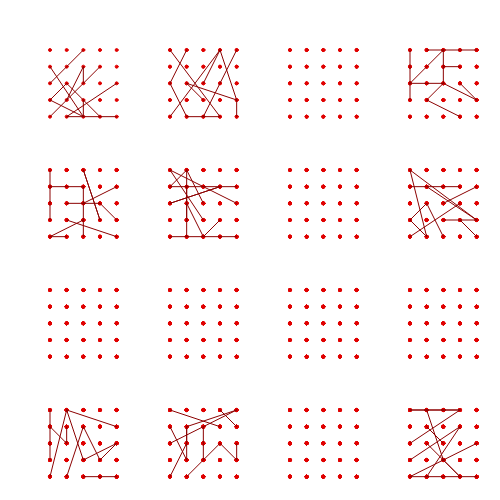
Frame 1 (no input)
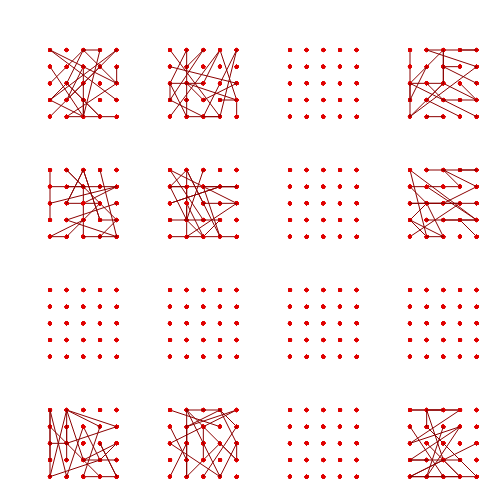
Frame 2 (the mouse pressed at the canvas centre, redrawn once)

The p5.js sketch that drew these frames (run headless with seeded random() and noise() and a simulated clock; the mouse was pressed at the canvas centre and the sketch redrawn once):

// p5.js sketch
// ── sketch.js
// require https://cdn.jsdelivr.net/npm/p5@latest/lib/p5.min.js

const points = [];
const pos = [];
let newPos;
let offset = 120;

function setup() {
    createCanvas(500, 500);
    noStroke();
    fill(255, 255, 255);
    noLoop();
}

function draw() {
    function drawVertex(count, radius, margin, offset) {


        //Create grid of grid
        for (let j = 0; j < count; j++) {
            push();
            translate(0, j * offset)
            for (let i = 0; i < 4; i++) {
                createGrid(count, radius, margin)
                translate(offset, 0)
                // console.log(i, j)
            }
            pop();

        }

        //Use vertex to draw random connecting lines
        for (let k = 0; k < count; k++) {
            translate(k * offset, 0)

            push();
            for (let j = 0; j < (count - 1) * (count - 1); j++) {
                translate(0, j * offset)
                strokeWeight(1);
                stroke(139, 0, 0);
                beginShape(LINES);
                for (let i = 0; i < count * count; i++) {
                    newPos = shuffle(pos)
                    vertex(newPos[i][0], newPos[i][1])
                }
                endShape();
            }
            pop();
        }
    }

    //Base grid function
    function createGrid(count, radius, margin) {
        for (let x = 0; x < count; x++) {
            for (let y = 0; y < count; y++) {
                const u = count <= 1 ? 0.5 : x / (count - 1);
                const v = count <= 1 ? 0.5 : y / (count - 1);
                points.push([u, v])
            }
        }

        points.forEach(([u, v]) => {
            push();
            const x = lerp(margin, width / 3 - margin, u);
            const y = lerp(margin, height / 3 - margin, v);
            pos.push([x, y])
            stroke(224, 0, 0);
            fill(224, 0, 0);
            ellipse(x, y, radius, radius);
            pop();
        })
    }

    drawVertex(5, 3, 50, 120)
    // console.log(shuffle(pos.slice(0, 25)));
}


// ── randomwalk.js
let x, y;

function setup() {
    createCanvas(500, 500);
    background(51);
    x = 200;
    y = 200;
}

function draw() {

    stroke(255);
    strokeWeight(2);
    point(x, y);


    let r = floor(random(4))

    switch (r) {
        case 0:
            x = x + 1;
            break;
        case 1:
            x = x - 1;
            break;
        case 2:
            y = y + 1;
            break;
        case 3:
            y = y - 1;
            break;
    }

}
